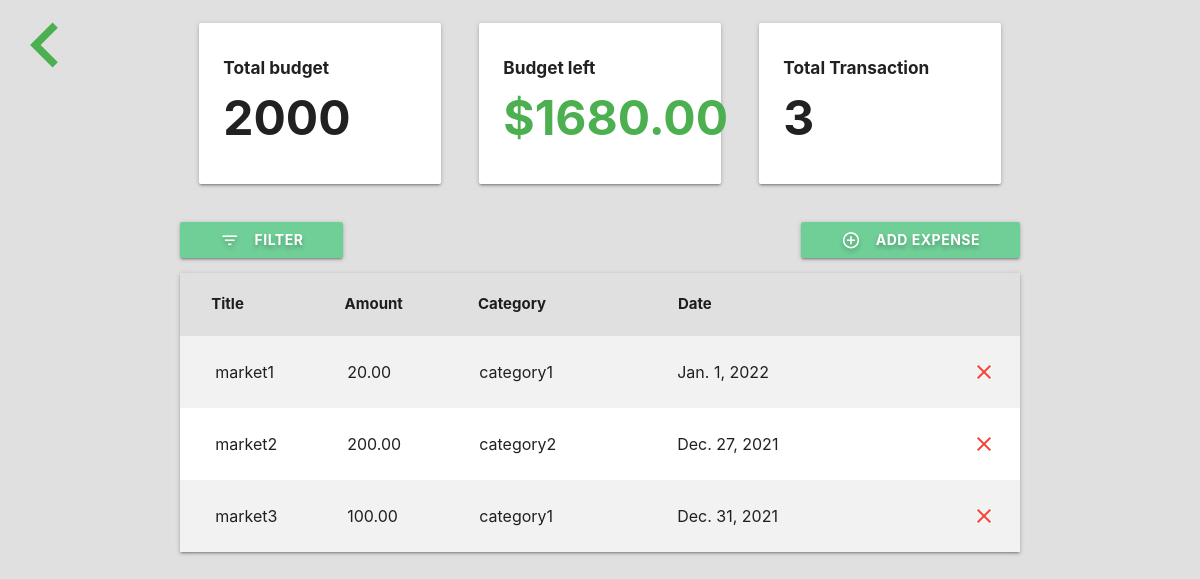
Screenshot of /name-1 with the database file from the repository.
### finance/models.py (models this page shows, shortened)
class Project(models.Model):
    name = models.CharField(max_length=100)
    slug = models.SlugField(max_length=100, unique=True, blank=True)
    budget = models.IntegerField()
    def budget_left(self):
        expense_list = Expense.objects.filter(project=self)
        total_expense_amount = 0
        for expense in expense_list:
            total_expense_amount += expense.amount
        result = self.budget - total_expense_amount
        return result
    def total_transactions(self):
        expense_list = Expense.objects.filter(project=self)
        return len(expense_list)

class Expense(models.Model):
    project = models.ForeignKey(Project, on_delete=models.CASCADE, related_name="expenses")
    title = models.CharField(max_length=100)
    amount = models.DecimalField(max_digits=8, decimal_places=2)
    dateExpense = models.DateField(
        default=_default_date,
        verbose_name="Created timestamp",
    )
    category = models.ForeignKey(Category, on_delete=models.CASCADE)

class Category(models.Model):
    project = models.ForeignKey(Project, on_delete=models.CASCADE)
    name = models.TextField()

### finance/views.py (the view)
# urls.py: path('<slug:project_slug>', views.project_detail, name='detail')
def project_detail(request, project_slug):
    project = get_object_or_404(Project, slug=project_slug)
    form1 = FilterForm(request.POST)
    form = ExpenseForm(request.POST)
    if request.method == 'POST':
        if form.is_valid():
                title = form.cleaned_data['title']
                amount = form.cleaned_data['amount']
                dateExpense = form.cleaned_data['dateExpense']
                category_name = form.cleaned_data['category']
                category = get_object_or_404(Category, project=project, name=category_name)
                Expense.objects.create(
                    project=project,
                    title=title,
                    amount=amount,
                    dateExpense=dateExpense,
                    category=category
                ).save()
        if form1.is_valid():
            start = form1.cleaned_data['start']
            end = form1.cleaned_data['end']
            dates.clear()
            dates.append(start)
            dates.append(end)
    elif request.method == 'GET':
        category_list = Category.objects.filter(project=project)
        visible_projects = project.expenses.filter(dateExpense__gte=dates[0]).filter(dateExpense__lte=dates[1]) if dates else project.expenses.all()
        dates.clear()
        return render(request, 'finance/project-detail.html',
                        {'project': project, 'expense_list': visible_projects,
                        'category_list': category_list})
    elif request.method == 'DELETE':
        _delete_method(request, Expense)
    return HttpResponseRedirect(project_slug)

### finance/templates/finance/project-detail.html (shortened to what this page needs)
{% extends 'finance/base.html' %} {% block content %}
<a class="" href="/">
  <i class="large material-icons green-text left">chevron_left</i>
</a>
<div class="container">
  <section class="section section-stats">
    <div class="row">
      <div class="col s12 m12 l4">
        <div class="card-panel">
          <h6 class="bold">Total budget</h6>
          <h1 class="bold">{{ project.budget }}</h1>
        </div>
      </div>
      <div class="col s12 m6 l4">
        <div class="card-panel">
          <h6 class="bold">Budget left</h6>
          {% if project.budget_left > 0 %}
          <h1 class="bold green-text">${{ project.budget_left }}</h1>
          {% elif project.budget_left == 0 %}
          <h1 class="bold orange-text">${{ project.budget_left }}</h1>
          {% else %}
          <h1 class="bold red-text">${{ project.budget_left }}</h1>
          {% endif %}
        </div>
      </div>
      <div class="col s12 m6 l4">
        <div class="card-panel">
          <h6 class="bold">Total Transaction</h6>
          <h1 class="bold">{{ project.total_transactions }}</h1>
        </div>
      </div>
    </div>
  </section>
  <section class="section section-expenses">
    <div class="row">
      <button class="btn waves-effect right modal-trigger" href="#expenseModal">
        <i class="material-icons white-text left">add_circle_outline</i>
        Add expense
      </button>
      <button class="btn waves-effect left modal-trigger" href="#expenseFilter">
        <i class="material-icons white-text left">filter_list</i>
        Filter
      </button>
    </div>
    <ul class="z-depth-1">
      <li style="padding: 20px">
        <div class="row">
          <div class="col bold s2">
            <span class="title">Title</span>
          </div>
          <div class="col bold s2">
            <span class="title">Amount</span>
          </div>
          <div class="col bold s3">
            <span class="title">Category</span>
          </div>
          <div class="col bold s3">
            <span class="title">Date</span>
          </div>
        </div>
      </li>
      {% for expense in expense_list %}
      <li>
        <div class="card-panel z-depth-0 expense">
          <div class="row">
            <div class="col s2">
              <span class="title">{{ expense.title }}</span>
            </div>
            <div class="col s2">
              <span class="title">{{ expense.amount }}</span>
            </div>
            <div class="col s3">
              <span class="title">{{ expense.category.name }}</span>
            </div>
            <div class="col s3">
              <span class="title">{{expense.dateExpense}}</span>
            </div>
            <a
              class="close-icon"
              onclick="deleteExpense(this)"
              data-id="{{expense.id}}"
            >
              <i class="material-icons red-text right">close</i>
            </a>
          </div>
        </div>
      </li>
      {% endfor %}
    </ul>
  </section>
</div>
  {% endblock %}

### finance/templates/finance/base.html (shortened to what this page needs)
<!DOCTYPE html>
<html lang="en">
  <head>
    <link rel="stylesheet" href="../../static/css/style.css" />
    <link
      rel="stylesheet"
      href="https://cdnjs.cloudflare.com/ajax/libs/materialize/1.0.0/css/materialize.min.css"
    />
  </head>
  <body>
    {% block content %} {% endblock %}
  </body>
</html>

### finance/static/css/style.css (style rules this page uses)
html { font-family: "Montserrat"; background: #e0e0e0; }
.bold { font-weight: bold; }
.row { margin: 0 !important; }
.section-stats .card-panel { margin: 8px; }
.section-stats h1 { font-size: 4vw; margin: 15px 0px; }
.section-expenses button { padding: 0px 40px; font-weight: bold; text-shadow: 0px 3px 4px rgba(0, 0, 0, 0.25); background-color: #6fcf97; }
.section-expenses .expense { font-size: 16px; border-radius: 0; margin: 0; }
.section-expenses li:nth-child(even) .expense { background-color: #f2f2f2; }

### rows the page displays
Project: budget "2000", budget_left "1680.00", total_transactions "3"
Expense: title "market1", amount "20.00", category.name "category1", dateExpense "Jan. 1, 2022"
Expense: title "market2", amount "200.00", category.name "category2", dateExpense "Dec. 27, 2021"
Expense: title "market3", amount "100.00", category.name "category1", dateExpense "Dec. 31, 2021"
